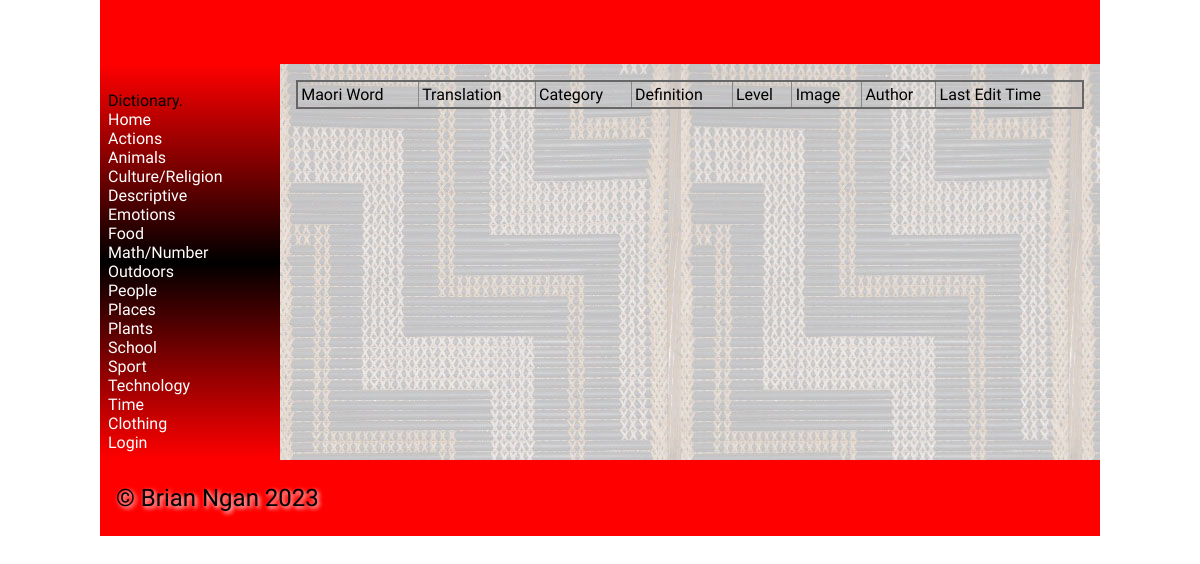
Before: /worddisplay/1517 with the older database file.
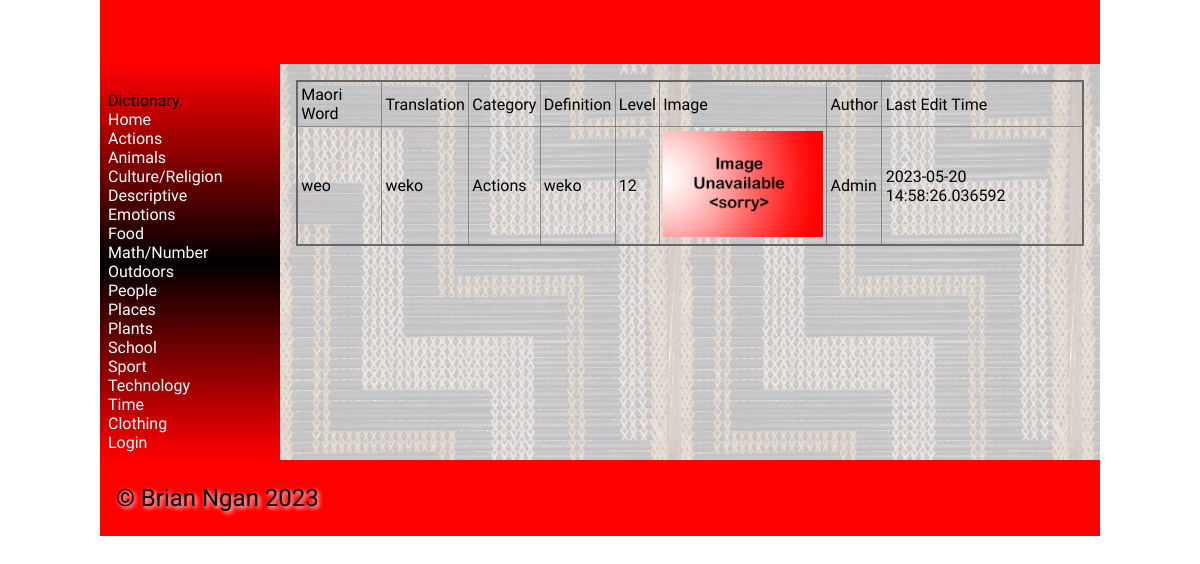
After: the same page with the newer database file.
### tables this page shows
CREATE TABLE categories
(
    id       integer
        primary key autoincrement,
    category varchar(30)
);

CREATE TABLE "vocab_list"
(
    id                  integer
        primary key autoincrement,
    maori_word          varchar default 30,
    english_translation varchar default 30,
    category            integer,
    definition          varchar default 500,
    level               integer,
    image               varchar(60),
    author              integer,
    last_edit_time      varchar(50)
);

CREATE TABLE user
(
    id         integer
        primary key autoincrement,
    first_name varchar default 30,
    last_name  varchar default 30,
    email      varchar default 80
        unique,
    password   char    default 60
, user_type integer);

### flaskProject/app.py (the view)
@app.route('/worddisplay/<word_id>')
def render_worddisplay(word_id):
    con = create_connection(DATABASE)
    cur = con.cursor()
    query = "SELECT vocab_list.id, vocab_list.maori_word, vocab_list.english_translation, categories.category, " \
            "vocab_list.definition, vocab_list.level, vocab_list.image, user.first_name, vocab_list.last_edit_time " \
            "FROM vocab_list INNER JOIN categories ON vocab_list.category=categories.id INNER JOIN user ON " \
            "vocab_list.author=user.id WHERE vocab_list.id = ?"
    cur.execute(query, (word_id,))
    words_list = cur.fetchall()
    return render_template('worddisplay.html', logged_in=logged_in_checker(), categories=get_all_category(),
                           word=words_list)

### flaskProject/app.py (called while the page is built)
def create_connection(db_file):
    try:
        connection = sqlite3.connect(db_file)
        return connection
    except Error as e:
        print(e)
    return None

def logged_in_checker():
    if session.get('email') is None:
        return None
    elif session.get('user_type') == 1:
        return 0
    elif session.get('user_type') == 2:
        return 1

def get_all_category():
    con = create_connection(DATABASE)
    cur = con.cursor()
    query = "SELECT * FROM categories"
    cur.execute(query, )
    return cur.fetchall()

### flaskProject/templates/worddisplay.html (shortened to what this page needs)
{% extends "base.html" %}
{% block main %}
<table>
    <thead>
        <tr>
            <td>Maori Word</td>
            <td>Translation</td>
            <td>Category</td>
            <td>Definition</td>
            <td>Level</td>
            <td>Image</td>
            <td>Author</td>
            <td>Last Edit Time</td>
        </tr>
    </thead>
    <tbody>
    {% for credential in word %}
        <tr>
            <td>{{ credential[1] }}</td>
            <td>{{ credential[2] }}</td>
            <td>{{ credential[3] }}</td>
            <td>{{ credential[4] }}</td>
            <td>{{ credential[5] }}</td>
            <td>
                {% if credential[6] %}
                    <img src="/static/images/{{ credential[6] }}">
                {% else %}
                    <img src="/static/images/noimage.png">
                {% endif %}
            </td>
            <td>{{ credential[7] }}</td>
            <td>{{ credential[8] }}</td>
        </tr>
    {% endfor %}
    </tbody>
</table>
{% endblock %}

### flaskProject/templates/base.html (shortened to what this page needs)
<!doctype html>
<html lang="en">
<head>
	<link href="{{ url_for('static', filename='css/style.css') }}" rel="stylesheet">
</head>
<body>
	<div id="container">
		<header>
			<h1>{% block heading %}{% endblock %}</h1>
		</header>
		<nav>
			<div class="container">
				<div class="navbar-brand">Dictionary.</div>
					<div class="navbar-links">
						<a href="/">Home</a><br>
                        {% for category in categories %}
                        <a href="/category/{{ category[0] }}">{{ category[1] }}</a><br>
                        {% endfor %}
						{% if logged_in == None %}
						<a href="/login">Login</a>
						{% else %}
						<a href="/logout">Logout</a>
						{%endif%}
					</div>
			</div>
		</nav>
		<main>
            {% block main%}{% endblock %}
        </main>
		<footer>
			<p>
				&copy; Brian Ngan 2023
			</p>
		</footer>
	</div>
</body>
</html>

### flaskProject/static/css/style.css (style rules this page uses)
* { font-family: Comfortaa, sans-serif; margin: 0; padding: 0; box-sizing: border-box; }
#container { display: grid; grid-template-columns: 75px auto; grid-template-areas: 'nav header' 'main main' 'footer footer'; }
header { grid-area: header; background-color: #f00; padding: 1rem; }
nav { grid-area: nav; }
main { grid-area: main; padding: 1rem; background-color: #edd; }
h1, h2, h3, h4 { padding: 1rem 0; font-family: 'Suez One', serif; color: #000; text-shadow: 2px 2px 4px #fff; }
p { padding: 0.5rem 0; }
a { color: #222; }
img { width: 100%; }
table { width: 100%; border: 2px solid #666; border-collapse: collapse; }
th, td { border: 1px solid #888; padding: 0.2rem; text-align: left; }
footer { grid-area: footer; padding: 1rem; background-color: #f00; }
footer p { color: #000; text-shadow: 2px 2px 4px #fff; font-size: 1.5rem; }
@media only screen and (min-width: 768px) { #container { grid-template-columns: 180px auto; grid-template-areas: 'header header' 'nav main' 'footer footer'; } }
@media only screen and (min-width: 768px) { nav { background: linear-gradient(180deg, rgba(255,0,0,1) 0%, rgba(0, 0, 0, 1) 50%, rgba(255,0,0,1) 100%); padding: 0.5rem; } }
@media only screen and (min-width: 768px) { nav a { color: #fff; text-decoration: none; } }
@media only screen and (min-width: 768px) { main { background-image: url('/poutama.jpg'); } }
@media only screen and (min-width: 1000px) { #container { width: 1000px; margin: auto; } }

Changed rows visible on the page:
added vocab_list: maori_word "weo", english_translation "weko", category "Actions", definition "weko", level "12", first_name "Admin", last_edit_time "2023-05-20 14:58:26.036592"
